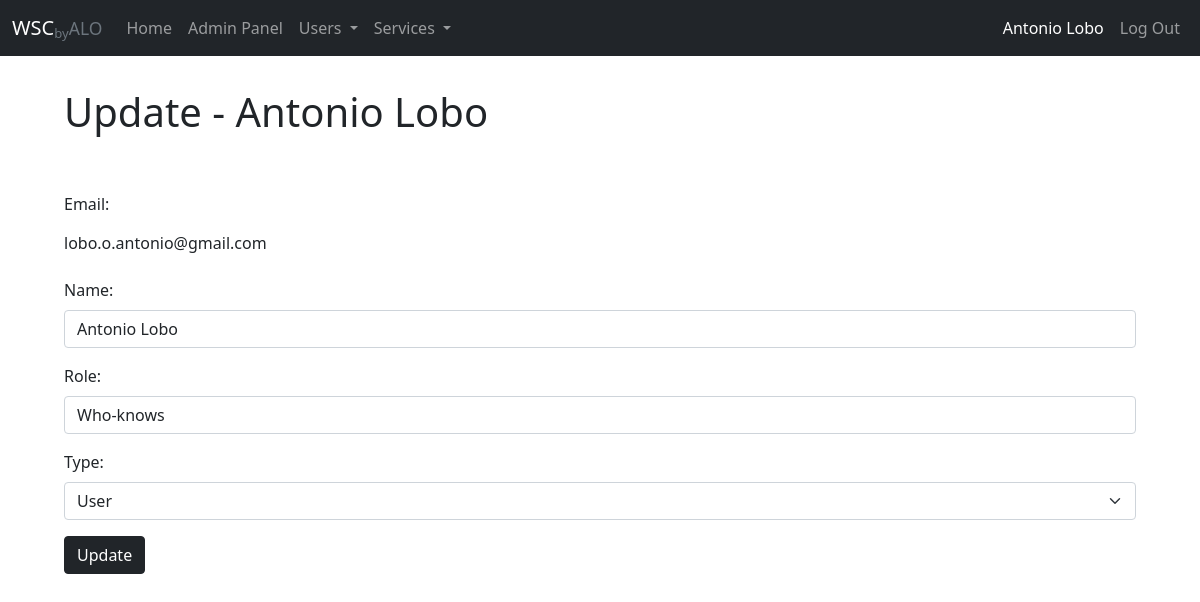
Page /admin/user/2 (signed in) on the committed database.
### common/models.py (models this page shows, shortened)
class User(Base):
    __tablename__ = 'users'
    id = Column(Integer, primary_key=True)
    email = Column(String(250), unique=True, nullable=False)
    password = Column(String(250), nullable=False)
    name = Column(String(250), nullable=False)
    type_ = Column(String(250), nullable=False)
    status = Column(String(250), nullable=False, default="active")
    role = Column(String(250), nullable=True)

### admin.py (the view)
@bp.route("/user/<int:user_id>")
@admin_required
def show_user(user_id):
    user = dm.get_user_id(user_id)
    return render_template("admin/user_update.html", user=user)

### auth.py (called while the page is built)
def admin_required(view):
    @functools.wraps(view)
    def wrapped_view(**kwargs):
        if g.user is None:
            return redirect(url_for("auth.login"))
        if g.user.type_ == "admin":
            return view(**kwargs)
        abort(401, "You are not authorized to visit this page")
    return wrapped_view

@bp.before_app_request
def load_logged_in_user():
    user_id = session.get("user_id")
    try:
        user_id = int(user_id)
    except (ValueError, TypeError):
        user_id = None
    if user_id is None:
        g.user = None
    else:
        g.user = (
            dm.get_user_id(user_id=user_id)
        )

### database/__init__.py (called while the page is built)
def get_engine():
    return create_engine(SQL_CONNECTION)  # , connect_args={"check_same_thread": False})

def get_session():
    engine = get_engine()
    Session = scoped_session(sessionmaker(bind=engine))
    session = Session()
    return session

### templates/admin/user_update.html (shortened to what this page needs)
{% extends 'admin/base.html' %}
{% block header %}
    Update -
    {% if user %} {{ user.name }}
    {% else %} User Test
    {% endif %}
{% endblock %}
{% block content %}
<form id="form" method="post">
    <div class="mb-3">
        <label for="email" class="form-label">Email:</label>
        <input type="email" id="email" name="email"
            value="{{ user.email }}" class="form-control-plaintext" readonly>
    </div>
    <div class="mb-3">
        <label for="name" class="form-label">Name:</label>
        <input type="text" id="name" name="name"
            value="{{ user.name }}" class="form-control">
    </div>
    <div class="mb-3">
        <label for="role" class="form-label">Role:</label>
        <input type="text" id="role" name="role"
            value="{{ user.role }}" class="form-control">
    </div>
    <div class="mb-3">
        <label for="type" class="form-label">Type:</label>
        <select id="type" name="type" class="form-select">
            <option value="user" {% if user.type_ == 'user' %} selected {% endif %}>User</option>
        </select>
    </div>
    <input class="btn btn-dark" type="submit" value="Update" onclick="update_user({{user.id}}); return false;">
</form>
{% endblock %}

### templates/base.html (shortened to what this page needs)
<!doctype html>
<head>
    <link rel="stylesheet" href="{{ url_for('static', filename='style.css') }}">
    <link rel="stylesheet" href="{{ url_for('static', filename='bootstrap.min.css') }}">
</head>
<body>
  <header>
    <nav class="navbar navbar-expand-lg navbar-dark bg-dark">
      <div class="container-fluid">
        <a class="navbar-brand" href="{{ url_for('views.index') }}">WSC<small class="text-muted"><sub>by</sub>ALO</small></a>
        <div class="collapse navbar-collapse" id="navbarText">
          <ul class="navbar-nav me-auto mb-2 mb-lg-0">
            <li class="nav-item"><a href="{{ url_for('views.index') }}" class="nav-link">Home</a>
            {% if g.user %}
              {% if g.user.type_ == "admin" %}
              <li class="nav-item"><a href="{{ url_for('admin.index') }}" class="nav-link">Admin Panel</a>
              {% endif %}
            {% endif %}
            {% block navbar %}
            {% endblock %}
          </ul>
          <ul class="nav navbar-nav navbar-right">
          {% if g.user %}
            <li class="nav-item"><a href="{{ url_for('auth.user') }}" class="nav-link" style="color:white;"> {{ g.user.name }} </a>
            <li class="nav-item"><a href="{{ url_for('auth.logout') }}" class="nav-link">Log Out</a>
          {% else %}
            <li class="nav-item"><a href="{{ url_for('auth.login') }}" class="nav-link">Log In</a>
          {% endif %}
          </ul>
        </div>
      </div>
    </nav>
  </header>
  <div id="title">
    <h1>{% block header %}{% endblock %}</h1>
  </div>
  <section class="content">
    {% block content %}{% endblock %}
  </section>
</body>

### static/style.css (style rules this page uses)
#title { padding: 2rem 4rem; }
body { margin: 0 auto; background: white; }
.content { padding: 1rem 4rem; }

### rows in the picture
User: user.name "Antonio Lobo"
User: name "Antonio Lobo", email "lobo.o.antonio@gmail.com", role "Who-knows", type "User"
